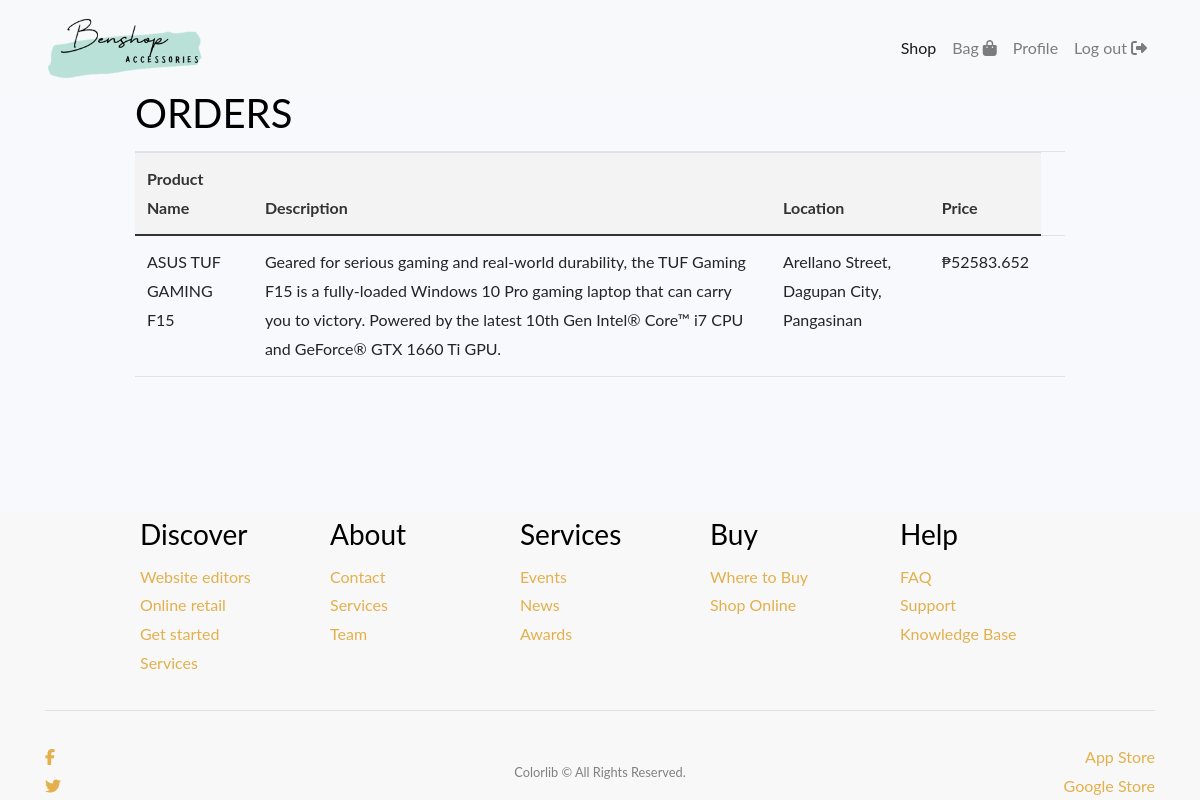
/bag.php (signed in), run on the app's committed database.
### tables this page shows
CREATE TABLE `bag` (
  `id` int(11) NOT NULL,
  `bp_name` varchar(100) NOT NULL,
  `bp_description` varchar(250) NOT NULL,
  `bp_location` varchar(100) NOT NULL,
  `bp_image` varchar(100) NOT NULL,
  `bp_total` varchar(100) NOT NULL
);

### bag.php (the view, shortened to what this page needs)
<?php
$connection = mysqli_connect("localhost", "root", "", "ecommerce");
?>
<!DOCTYPE html>
<html lang="en">
<head>
<link rel="stylesheet" href="https://cdnjs.cloudflare.com/ajax/libs/twitter-bootstrap/5.1.0/css/bootstrap.min.css">
<link rel="stylesheet" href="https://cdnjs.cloudflare.com/ajax/libs/font-awesome/5.15.4/css/all.min.css">
<link rel="stylesheet" href="assets3/style.css">
<link rel="stylesheet" href="assets3/css/style.css">
</head>
<body>
<nav class="navbar navbar-expand-lg navbar-light bg-light fixed-top">
  <div class="container">
    <a class="navbar-brand" href="#"><img src="img/benshop.png"  style="width: 160px; height: auto;"></a>
    <div class="collapse navbar-collapse" id="navbarResponsive">
      <ul class="navbar-nav ms-auto">
        <li class="nav-item active">
          <a class="nav-link" href="homepage.php">Shop</a>
        </li>
        <li class="nav-item">
        <a class="nav-link" href="#">Bag <i class="fa fa-shopping-bag" aria-hidden="true" ></i></a>
        </li>
        <li class="nav-item">
          <a class="nav-link" href="#">Profile</a>
        </li>
        <li class="nav-item">
          <a class="nav-link" href="logout.php">Log out <i class="fas fa-sign-out-alt"></i></a>
        </li>
      </ul>
    </div>
  </div>
</nav>
<section id="tabs" class="project-tab">
            <div class="container">
                <div class="row">
                    <div class="col-md-12">
                        <nav>
                            <div class="nav nav-tabs nav-fill" id="nav-tab" role="tablist">
                                <h1 style="text-align: center; margin-top: 30px;">ORDERS</h1>
                            </div>
                        </nav>
                        <div class="tab-content" id="nav-tabContent">
                            <div class="tab-pane fade show active" id="nav-home" role="tabpanel" aria-labelledby="nav-home-tab">
                                <table class="table" cellspacing="0">
                                    <thead>
                                        <tr>
                                            <th>Product Name</th>
                                            <th>Description</th>
                                            <th>Location</th>
                                            <th>Price</th>
                                        </tr>
                                    </thead>
                                    <?php
                                    $newquery=mysqli_query($connection,"SELECT * FROM bag");
                                        while($row=mysqli_fetch_assoc($newquery))
                                        {
                                    ?>
                                    <tbody>
                                        <tr>
                                            <td><?php echo $row['bp_name']; ?></td>
                                            <td><?php echo $row['bp_description']; ?></td>
                                            <td><?php echo $row['bp_location']; ?></td>
                                            <td><?php echo $row['bp_total']; ?></td>
                                            <td></td>
                                        </tr>
                                        <?php
                                        }
                                        ?>
                                    </tbody>
                                </table>
                            </div>
                        </div>
                    </div>
                </div>
            </div>
        </section>
<footer class="footer-95942" style="background-color:#f8f8f8;">
      <div class="container">
        <div class="row justify-content-center">
          <div class="col-md-10">
            <div class="row">
              <div class="col-sm-6 col-md mb-4 mb-md-0">
                <h3>Discover</h3>
                <ul class="list-unstyled nav-links">
                  <li><a href="#">Website editors</a></li>
                  <li><a href="#">Online retail</a></li>
                  <li><a href="#">Get started</a></li>
                  <li><a href="#">Services</a></li>
                </ul>
              </div>
              <div class="col-sm-6 col-md mb-4 mb-md-0">
                <h3>About</h3>
                <ul class="list-unstyled nav-links">
                  <li><a href="#">Contact</a></li>
                  <li><a href="#">Services</a></li>
                  <li><a href="#">Team</a></li>
                </ul>
              </div>
              <div class="col-sm-6 col-md mb-4 mb-md-0">
                <h3>Services</h3>
                <ul class="list-unstyled nav-links">
                  <li><a href="#">Events</a></li>
                  <li><a href="#">News</a></li>
                  <li><a href="#">Awards</a></li>
                </ul>
              </div>
              <div class="col-sm-6 col-md mb-4 mb-md-0">
                <h3>Buy</h3>
                <ul class="list-unstyled nav-links">
                  <li><a href="#">Where to Buy</a></li>
                  <li><a href="#">Shop Online</a></li>
                </ul>
              </div>
              <div class="col-sm-6 col-md mb-4 mb-md-0">
                <h3>Help</h3>
                <ul class="list-unstyled nav-links">
                  <li><a href="#">FAQ</a></li>
                  <li><a href="#">Support</a></li>
                  <li><a href="#">Knowledge Base</a></li>
                </ul>
              </div>
            </div>
          </div>
        </div>
        <div class="row py-3">
          <div class="col-md-12 pb-3">
            <div class="border-top">
            </div>
          </div>
        </div>
        <div class="row align-items-center">
          <div class="col-md-4">
            <ul class="list-unstyled social mb-0 pb-0 nav-left">
              <li><a class="facebook" href="#"><i class="fa fa-facebook"></i></a></li>
              <li><a class="twitter" href="#"><i class="fa fa-twitter"></i></a></li>
            </ul>
          </div>
          <div class="col-md-4 text-center">
            <span class="small">Colorlib &copy; All Rights Reserved.</span>
          </div>
          <div class="col-md-4 text-right">
            <ul class="list-unstyled social app mb-0 pb-0 nav-right text-end">
              <li><a href="#"><span class="icon-apple mr-3"></span> App Store</a></li>
              <li><a href="#"><span class="icon-play mr-3"></span> Google Store</a></li>
            </ul>
          </div>
        </div>
      </div>
  </footer>
</body>
</html>

### bag.php (style rules this page uses)
.project-tab { padding: 10%; margin-top: -8%; }
.project-tab thead { background: #f3f3f3; color: #333; }

### data on the page
bag: bp_name "ASUS TUF GAMING F15", bp_description "Geared for serious gaming and real-world durability, the TUF Gaming F15 is a fully-loaded Windows 10 Pro gaming laptop that can carry you to victory. Powered by the latest 10th Gen Intel® Core™ i7 CPU and GeForce® GTX 1660 Ti GPU.", bp_location "Arellano Street, Dagupan City, Pangasinan", bp_total "₱52583.652"
